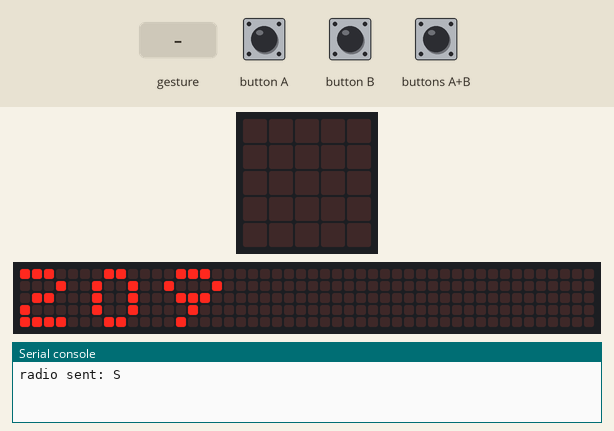
Bench run of a program on a simulated BBC micro:bit (MakeCode). Shown: the board's 5×5 LED display, a strip that is not on the board, showing the scrolling text unrolled, the last lines printed to the serial console. The inputs (shaded band) are chosen by the test bench. No radio messages arrive unless stated (any console line starting 'radio sent:' is added by the test bench); a tilt is held for 1.5 s and a shake lasts 1 s, then the board lies face up again; the 48×5 strip is a reading aid, not a part: it shows the text the display is scrolling, unrolled, one strip-width of it at a time.

Above: at 0.07 s.
At 1.28 s:
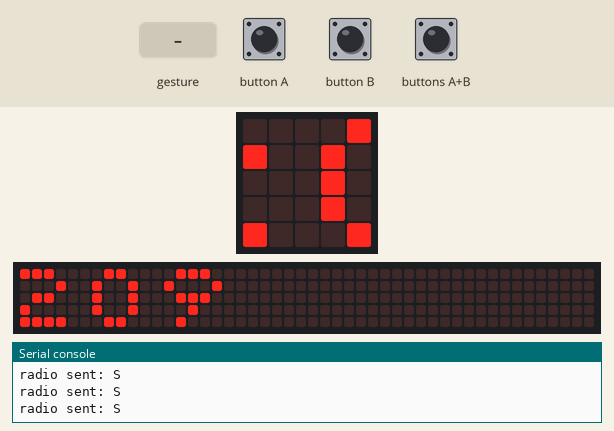
1.3 s: button A pressed for 0.15 s
At 1.42 s:
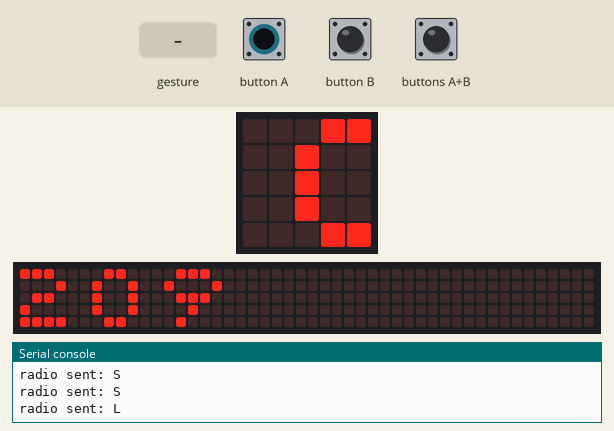
2.0 s: button B pressed for 0.15 s
2.7 s: buttons A+B pressed for 0.15 s
3.4 s: gesture 'shake'
Timing chart, 0 to 6.4 s (numbered marks = the images above; inputs shaded):
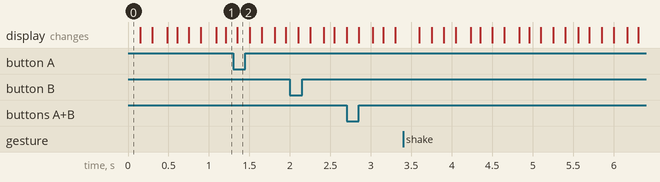

The program:

main.ts
```typescript
radio.setGroup(209)
basic.forever(function () {
    if (input.buttonIsPressed(Button.AB)) {
        radio.sendString("F")
    } else if (input.buttonIsPressed(Button.A)) {
        radio.sendString("L")
    } else if (input.buttonIsPressed(Button.B)) {
        radio.sendString("R")
    } else if (input.isGesture(Gesture.Shake)) {
        radio.sendString("B")
    } else {
        radio.sendString("S")
    }
    basic.pause(100)
})
control.inBackground(function () {
    while (true) {
        basic.showNumber(209)
    }
})
```

test.ts
```typescript
// 테스트는 여기로 이동합니다; 이 패키지가 확장으로 사용될 때 컴파일되지 않을 것 입니다.
```
